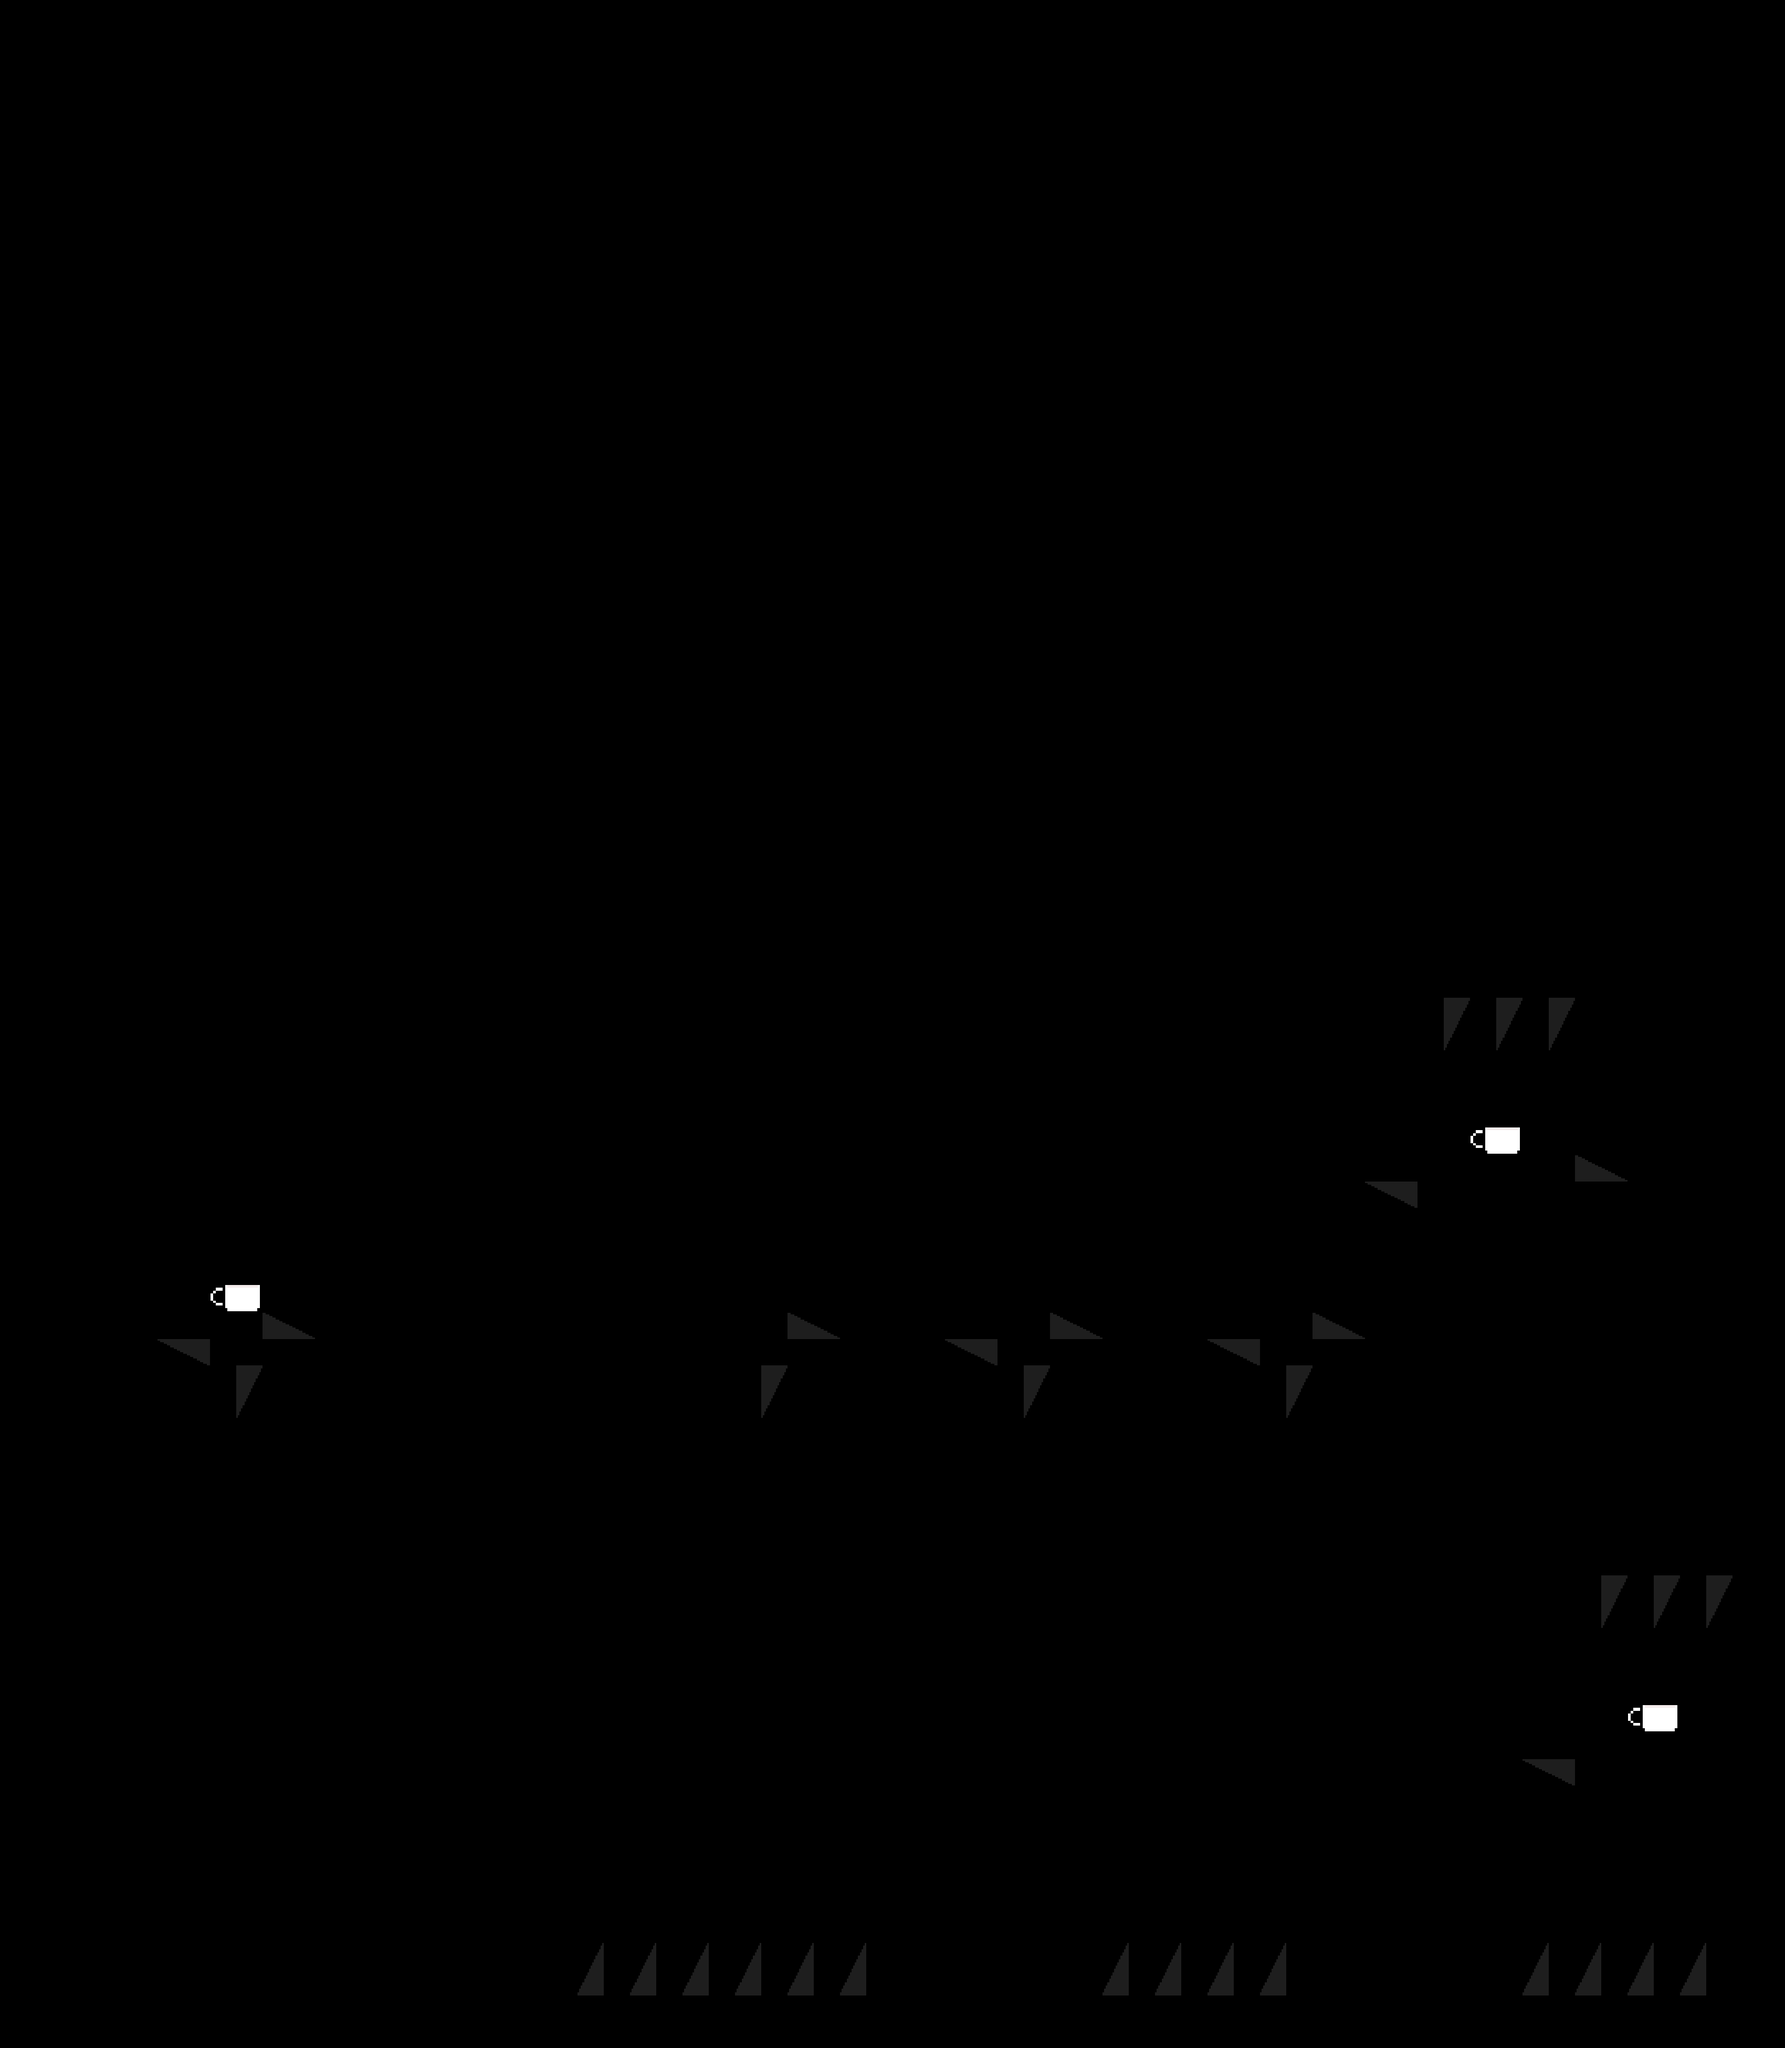

Rendered tile map (Tiled .tmx) drawn with the repository's tilesets; below, a short description and the map source with its tile grids summarised:
An orthogonal 34x39 tile map with 100x100 px tiles, 3 tile layers (Walls, CoffeeCups, Spikes), 2 tilesets.

<map version="1.10" tiledversion="1.11.2" orientation="orthogonal" renderorder="right-down" width="34" height="39" tilewidth="100" tileheight="100" infinite="0" nextlayerid="5" nextobjectid="1">
 <tileset firstgid="1" source="CoffeeMachinePlatformer.tsx" />
 <tileset firstgid="10" source="CoffeeMachinePlatformer.tsx" />
 <layer id="1" name="Walls" width="34" height="39">
  <data>[1326 cells, 146 non-empty, 6 distinct tile ids]</data>
 </layer>
 <layer id="3" name="CoffeeCups" width="34" height="39">
  <data>[1326 cells, 3 non-empty, 1 distinct tile ids]</data>
 </layer>
 <layer id="4" name="Spikes" width="34" height="39">
  <data>[1326 cells, 34 non-empty, 1 distinct tile ids]</data>
 </layer>
</map>
